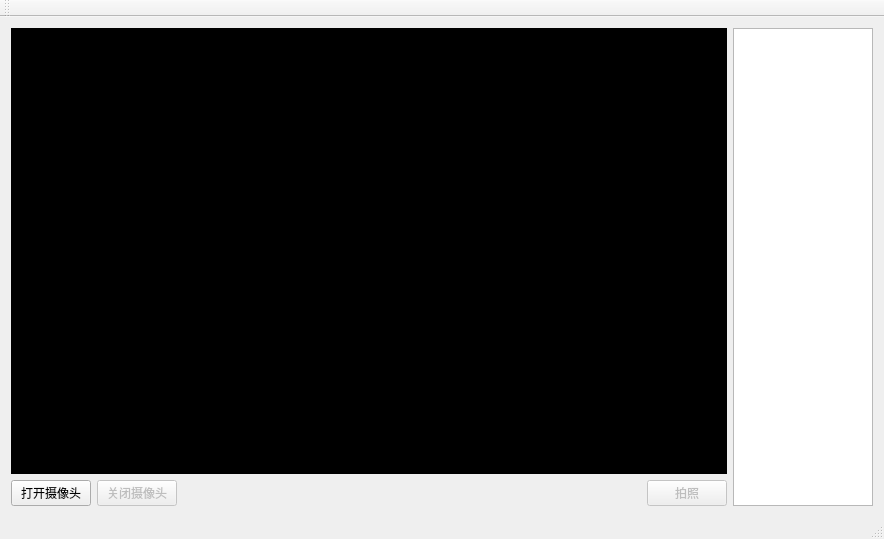
<?xml version="1.0" encoding="UTF-8"?>
<ui version="4.0">
 <class>MainWindow</class>
 <widget class="QMainWindow" name="MainWindow">
  <property name="geometry">
   <rect>
    <x>0</x>
    <y>0</y>
    <width>884</width>
    <height>539</height>
   </rect>
  </property>
  <property name="windowTitle">
   <string>MainWindow</string>
  </property>
  <widget class="QWidget" name="centralWidget">
   <layout class="QGridLayout" name="gridLayout_2">
    <item row="0" column="0">
     <layout class="QGridLayout" name="gridLayout">
      <item row="0" column="0">
       <widget class="QLabel" name="camViewer">
        <property name="sizePolicy">
         <sizepolicy hsizetype="Expanding" vsizetype="Expanding">
          <horstretch>0</horstretch>
          <verstretch>0</verstretch>
         </sizepolicy>
        </property>
        <property name="minimumSize">
         <size>
          <width>0</width>
          <height>0</height>
         </size>
        </property>
        <property name="styleSheet">
         <string notr="true">background-color: rgb(0, 0, 0);</string>
        </property>
        <property name="text">
         <string/>
        </property>
        <property name="scaledContents">
         <bool>true</bool>
        </property>
       </widget>
      </item>
      <item row="1" column="0">
       <layout class="QHBoxLayout" name="horizontalLayout">
        <property name="sizeConstraint">
         <enum>QLayout::SetMinimumSize</enum>
        </property>
        <property name="bottomMargin">
         <number>0</number>
        </property>
        <item>
         <widget class="QPushButton" name="openCamBtn">
          <property name="text">
           <string>打开摄像头</string>
          </property>
         </widget>
        </item>
        <item>
         <widget class="QPushButton" name="closeCamBtn">
          <property name="enabled">
           <bool>false</bool>
          </property>
          <property name="text">
           <string>关闭摄像头</string>
          </property>
         </widget>
        </item>
        <item>
         <spacer name="horizontalSpacer">
          <property name="orientation">
           <enum>Qt::Horizontal</enum>
          </property>
          <property name="sizeHint" stdset="0">
           <size>
            <width>40</width>
            <height>20</height>
           </size>
          </property>
         </spacer>
        </item>
        <item>
         <widget class="QPushButton" name="takePhotoBtn">
          <property name="enabled">
           <bool>false</bool>
          </property>
          <property name="text">
           <string>拍照</string>
          </property>
         </widget>
        </item>
       </layout>
      </item>
     </layout>
    </item>
    <item row="0" column="1">
     <widget class="QListWidget" name="photoList">
      <property name="sizePolicy">
       <sizepolicy hsizetype="Preferred" vsizetype="Preferred">
        <horstretch>0</horstretch>
        <verstretch>0</verstretch>
       </sizepolicy>
      </property>
      <property name="minimumSize">
       <size>
        <width>140</width>
        <height>0</height>
       </size>
      </property>
      <property name="maximumSize">
       <size>
        <width>120</width>
        <height>16777215</height>
       </size>
      </property>
     </widget>
    </item>
   </layout>
  </widget>
  <widget class="QMenuBar" name="menuBar">
   <property name="geometry">
    <rect>
     <x>0</x>
     <y>0</y>
     <width>884</width>
     <height>21</height>
    </rect>
   </property>
  </widget>
  <widget class="QToolBar" name="mainToolBar">
   <attribute name="toolBarArea">
    <enum>TopToolBarArea</enum>
   </attribute>
   <attribute name="toolBarBreak">
    <bool>false</bool>
   </attribute>
  </widget>
  <widget class="QStatusBar" name="statusBar"/>
 </widget>
 <layoutdefault spacing="6" margin="11"/>
 <resources/>
 <connections/>
</ui>
